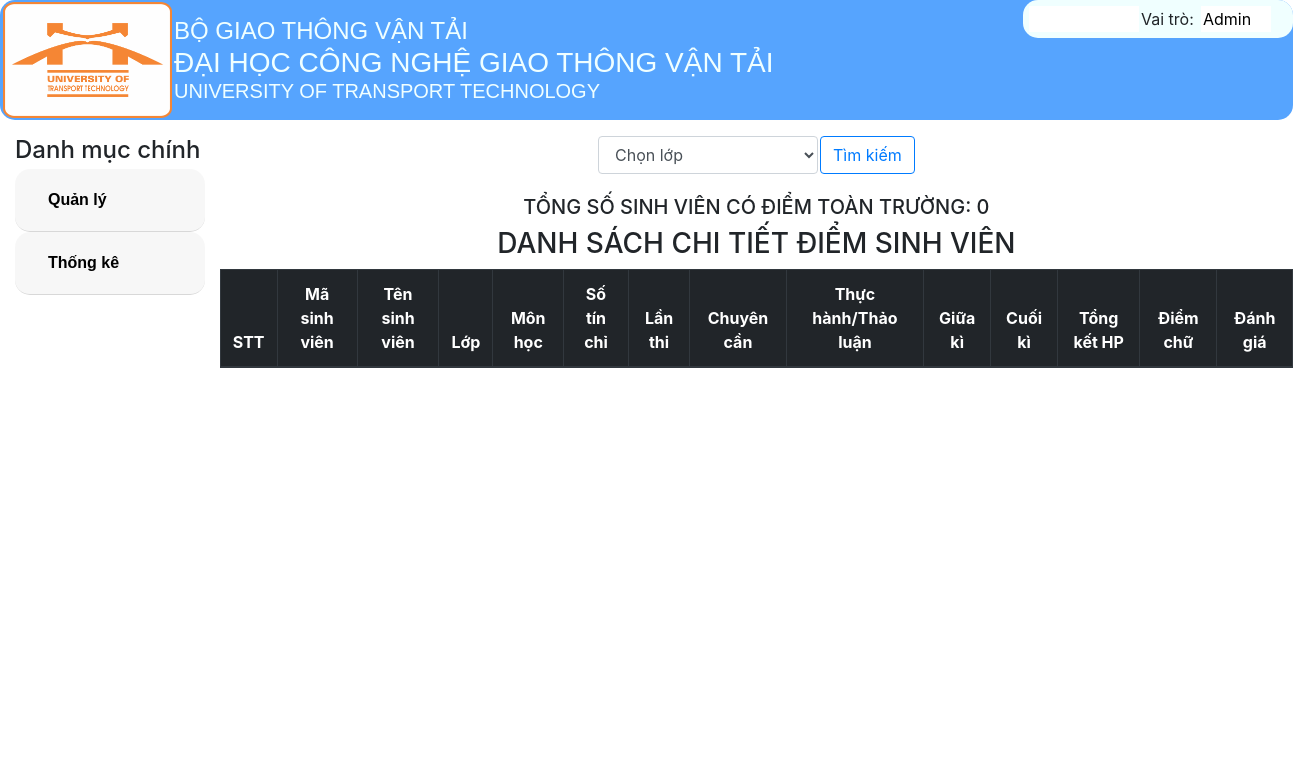
The page /ThongKeSinhVien/Get_data_diem on the database as committed earlier.
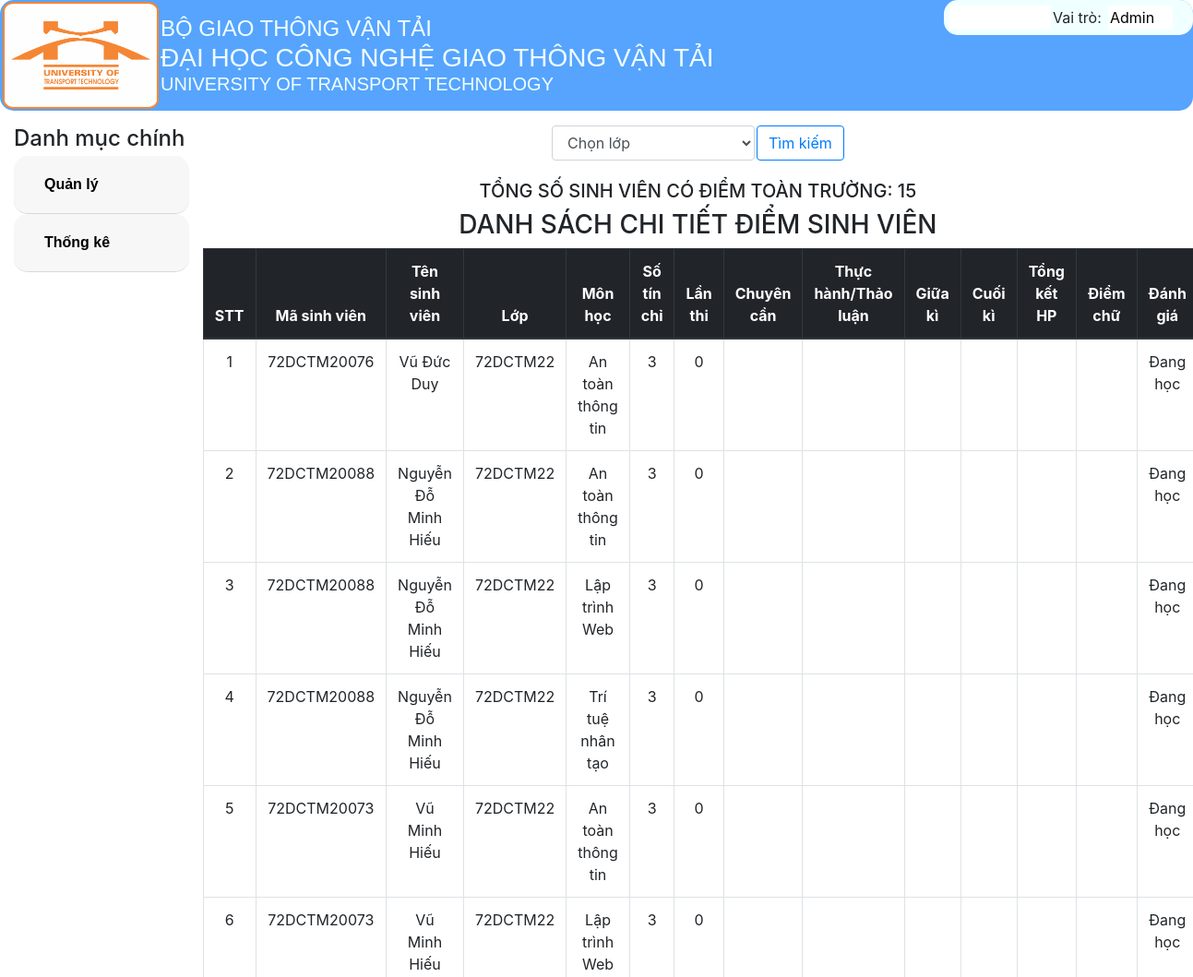
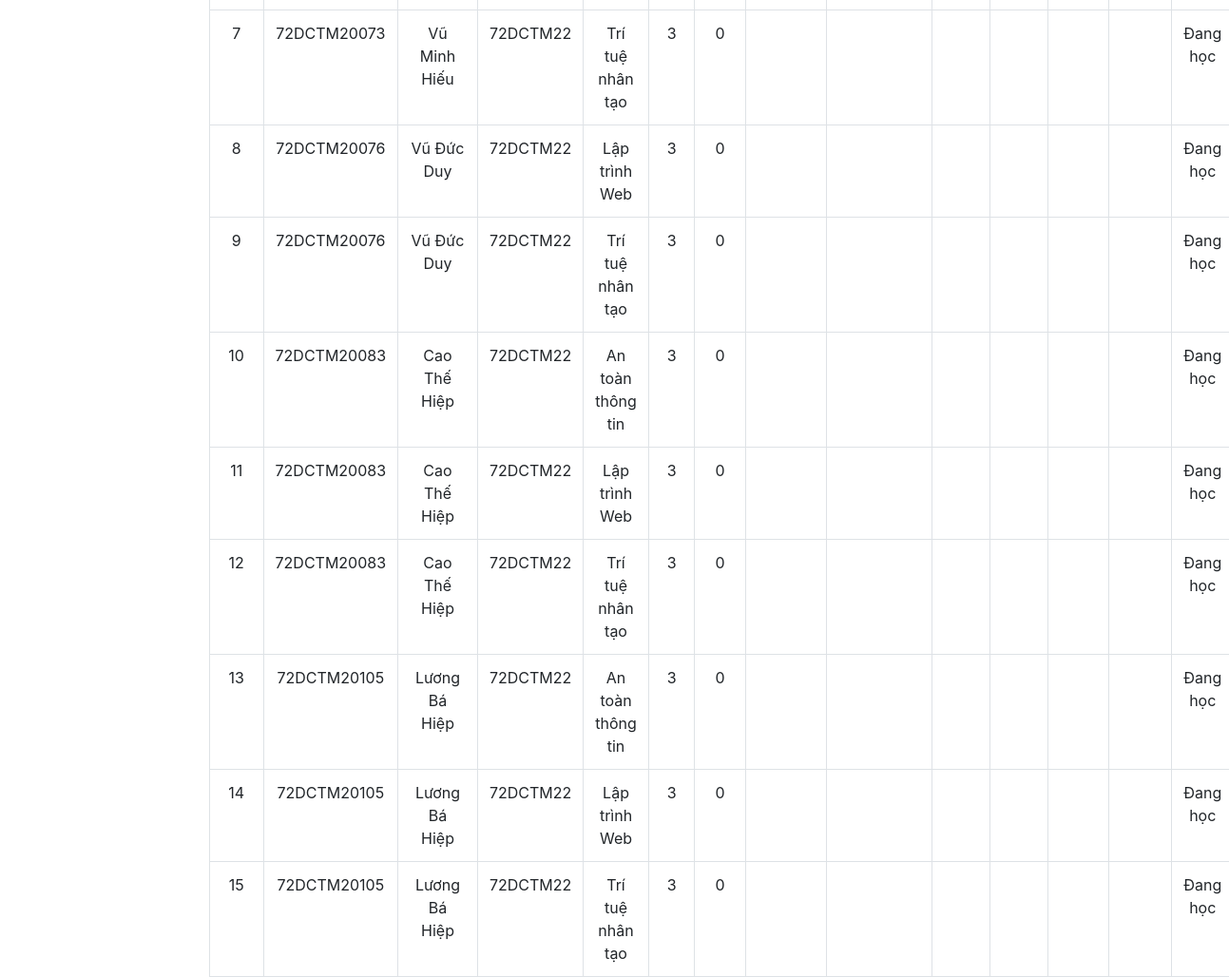
The same page on the database as committed later (2 pictures, top to bottom).
### tables this page shows
CREATE TABLE `diemmonhoc` (
  `dmh_id` varchar(30) NOT NULL,
  `diemchuyencan` float DEFAULT NULL,
  `diemthuchanh` float DEFAULT NULL,
  `diemgiuaki` float DEFAULT NULL,
  `diemcuoiki_l1` float DEFAULT NULL,
  `diemcuoiki_l2` float DEFAULT NULL,
  `diemtb_he10` varchar(10) DEFAULT NULL,
  `diemtb_he4` varchar(10) DEFAULT NULL,
  `diemtb_word` varchar(10) DEFAULT NULL,
  `lanthi` int(11) NOT NULL,
  `trangthai` varchar(30) NOT NULL,
  `masinhvien` varchar(30) NOT NULL,
  `mamon` varchar(30) NOT NULL
);

CREATE TABLE `sinhvien` (
  `masinhvien` varchar(30) NOT NULL,
  `tensinhvien` varchar(30) NOT NULL,
  `gioitinh` varchar(10) NOT NULL,
  `sodienthoai` varchar(20) NOT NULL,
  `email` varchar(50) NOT NULL,
  `malop` varchar(30) NOT NULL
);

CREATE TABLE `lop` (
  `malop` varchar(30) NOT NULL,
  `tenlop` varchar(30) NOT NULL,
  `siso` varchar(10) NOT NULL,
  `manganh` varchar(30) NOT NULL
);

CREATE TABLE `monhoc` (
  `mamon` varchar(30) NOT NULL,
  `tenmon` varchar(50) NOT NULL,
  `sotinchi` varchar(10) NOT NULL,
  `ki` varchar(10) NOT NULL,
  `giangvien` varchar(50) NOT NULL,
  `phuongthuctinhdiem` varchar(100) NOT NULL,
  `manganh` varchar(30) NOT NULL
);

### MVC/Core/controller.php (called while the page is built, shortened)
<?php
class Controller
{
    public function mode($mode){
        return new $mode;
    }
    function view($view, $data= []){
        include_once './MVC/Views/'.$view.'.php';
    }
}

### MVC/Controllers/ThongKeSinhVien.php (called while the page is built, shortened)
<?php
class ThongKeSinhVien extends Controller
{
    protected $thongke;
    function __construct()
    {
        $this->thongke = $this->mode('ThongKe');
    }
    function Get_data_diem()
    {
        $this->view('MasterLayoutAD', [
            'page' => 'Diem_v',
            'dulieu_diem' => $this->thongke->sinhvien_diem(),
            'dulieu_count' => $this->thongke->count_diem(),
            'dulieu_lop' => $this->thongke->tenlop_diem(),
        ]);
    }
}

### MVC/Core/app.php (called while the page is built, shortened)
<?php
class app
{
    protected $action = 'Get_data';
    function __construct()
    {
        $arr = $this->ProcessURL();
        if($arr!=null){
            if(file_exists("./MVC/Controllers/".$arr[0].".php")){
                $this->controller=$arr[0];
                unset($arr[0]);
            }
        }
        $this->controller=new $this->controller;
        if(isset($arr[1])){
            if(method_exists($this->controller,$arr[1])){
                $this->action=$arr[1];
            }
            unset($arr[1]);
        }
        $this->params=$arr?array_values($arr):[];
        call_user_func_array([$this->controller,$this->action],$this->params);
    }
    function ProcessURL(){
        if(isset($_GET['url'])){
            return explode("/",filter_var(trim($_GET['url']),FILTER_DEFAULT));
        }
    }
}
?>

### index.php (called while the page is built, shortened)
<?php
$myapp = new app();
?>

### MVC/Core/connectDB.php (called while the page is built, shortened)
<?php
class connectDB{
    protected $servername="localhost";
    protected $username="root";
    protected $password="";
    protected $dbname="btl_quanlydiem";
    function __construct(){
        $this->con=mysqli_connect($this->servername,$this->username,$this->password,$this->dbname);
    }
}
?>

### MVC/Models/ThongKe.php (called while the page is built, shortened)
<?php
class ThongKe extends connectDB
{
    function sinhvien_diem()
    {
        $sql_sinhvien_diem = "SELECT diemmonhoc.*, lop.tenlop, monhoc.tenmon, monhoc.sotinchi, sinhvien.tensinhvien FROM diemmonhoc, sinhvien, lop, monhoc WHERE diemmonhoc.masinhvien=sinhvien.masinhvien AND sinhvien.malop=lop.malop AND diemmonhoc.mamon=monhoc.mamon";
        return mysqli_query($this->con, $sql_sinhvien_diem);
    }
    function count_diem()
    {
        $sql_count_diem = "SELECT COUNT(diemmonhoc.dmh_id) AS count FROM diemmonhoc";
        return mysqli_query($this->con, $sql_count_diem);
    }
}

### MVC/Views/Pages/Diem_v.php (the view, shortened to what the changed rows need)
<!DOCTYPE html>
<html lang="en">
<head>
    <link rel="stylesheet" href="Public/Css/style.css">
    <link rel="stylesheet" href="Public/Css/css_bootstrap.min.css">
    <link rel="stylesheet" href="https://stackpath.bootstrapcdn.com/bootstrap/4.1.1/css/bootstrap.min.css">
</head>
<body>
    <table style="text-align: center; margin-top: 15px;" align="center">
        <tr>
        </tr>
    </table>
    <?php
    if (isset($data['dulieu_count'])) {
        $row_count = mysqli_fetch_assoc($data['dulieu_count']);
    ?>
        <h5 style="text-align: center;margin-top: 20px;">TỔNG SỐ SINH VIÊN CÓ ĐIỂM TOÀN TRƯỜNG: <?php echo $row_count['count']; ?></h5>
        <h3 style="text-align: center;">DANH SÁCH CHI TIẾT ĐIỂM SINH VIÊN</h3>
        <table class="table table-bordered table-hover" style="text-align: center;">
            <thead class="thead-dark">
                <tr>
                    <th>STT</th>
                    <th>Mã sinh viên</th>
                    <th>Tên sinh viên</th>
                    <th>Lớp</th>
                    <th>Môn học</th>
                    <th>Số tín chỉ</th>
                    <th>Lần thi</th>
                    <th>Chuyên cần</th>
                    <th>Thực hành/Thảo luận</th>
                    <th>Giữa kì</th>
                    <th>Cuối kì</th>
                    <th>Tổng kết HP</th>
                    <th>Điểm chữ</th>
                    <th>Đánh giá</th>
                </tr>
            </thead>
            <tbody>
                <?php
                if (isset($data['dulieu_diem']) && $data['dulieu_diem'] != null) {
                    $i = 1;
                    while ($row = mysqli_fetch_array($data['dulieu_diem'])) {
                ?>
                        <tr>
                            <td>
                                <?php echo $i++ ?>
                            </td>
                            <td>
                                <?php echo $row['masinhvien'] ?>
                            </td>
                            <td>
                                <?php echo $row['tensinhvien'] ?>
                            </td>
                            <td>
                                <?php echo $row['tenlop'] ?>
                            </td>
                            <td>
                                <?php echo $row['tenmon'] ?>
                            </td>
                            <td>
                                <?php echo $row['sotinchi'] ?>
                            </td>
                            <td>
                                <?php echo $row['lanthi'] ?>
                            </td>
                            <td>
                            </td>
                            <td>
                            </td>
                            <td>
                            </td>
                            <td>
                            </td>
                            <td>
                            </td>
                            <td>
                            </td>
                            <td>
                                <?php echo $row['trangthai'] ?>
                            </td>
                        </tr>
                <?php
                    }
                }
                ?>
            </tbody>
        </table>
    <?php
    }
    ?>
</body>
</html>

Rows that differ between the two databases and show on the page:
added diemmonhoc: masinhvien "72DCTM20076", sinhvien.tensinhvien "Vũ Đức Duy", lop.tenlop "72DCTM22", monhoc.tenmon "An toàn thông tin", monhoc.sotinchi "3", lanthi "0", trangthai "Đang học"
added diemmonhoc: masinhvien "72DCTM20088", sinhvien.tensinhvien "Nguyễn Đỗ Minh Hiếu", lop.tenlop "72DCTM22", monhoc.tenmon "An toàn thông tin", monhoc.sotinchi "3", lanthi "0", trangthai "Đang học"
added diemmonhoc: masinhvien "72DCTM20088", sinhvien.tensinhvien "Nguyễn Đỗ Minh Hiếu", lop.tenlop "72DCTM22", monhoc.tenmon "Lập trình Web", monhoc.sotinchi "3", lanthi "0", trangthai "Đang học"
added diemmonhoc: masinhvien "72DCTM20088", sinhvien.tensinhvien "Nguyễn Đỗ Minh Hiếu", lop.tenlop "72DCTM22", monhoc.tenmon "Trí tuệ nhân tạo", monhoc.sotinchi "3", lanthi "0", trangthai "Đang học"
added diemmonhoc: masinhvien "72DCTM20073", sinhvien.tensinhvien "Vũ Minh Hiếu", lop.tenlop "72DCTM22", monhoc.tenmon "An toàn thông tin", monhoc.sotinchi "3", lanthi "0", trangthai "Đang học"
added diemmonhoc: masinhvien "72DCTM20073", sinhvien.tensinhvien "Vũ Minh Hiếu", lop.tenlop "72DCTM22", monhoc.tenmon "Lập trình Web", monhoc.sotinchi "3", lanthi "0", trangthai "Đang học"
added diemmonhoc: masinhvien "72DCTM20073", sinhvien.tensinhvien "Vũ Minh Hiếu", lop.tenlop "72DCTM22", monhoc.tenmon "Trí tuệ nhân tạo", monhoc.sotinchi "3", lanthi "0", trangthai "Đang học"
added diemmonhoc: masinhvien "72DCTM20076", sinhvien.tensinhvien "Vũ Đức Duy", lop.tenlop "72DCTM22", monhoc.tenmon "Lập trình Web", monhoc.sotinchi "3", lanthi "0", trangthai "Đang học"
added diemmonhoc: masinhvien "72DCTM20076", sinhvien.tensinhvien "Vũ Đức Duy", lop.tenlop "72DCTM22", monhoc.tenmon "Trí tuệ nhân tạo", monhoc.sotinchi "3", lanthi "0", trangthai "Đang học"
added diemmonhoc: masinhvien "72DCTM20083", sinhvien.tensinhvien "Cao Thế Hiệp", lop.tenlop "72DCTM22", monhoc.tenmon "An toàn thông tin", monhoc.sotinchi "3", lanthi "0", trangthai "Đang học"
added diemmonhoc: masinhvien "72DCTM20083", sinhvien.tensinhvien "Cao Thế Hiệp", lop.tenlop "72DCTM22", monhoc.tenmon "Lập trình Web", monhoc.sotinchi "3", lanthi "0", trangthai "Đang học"
added diemmonhoc: masinhvien "72DCTM20083", sinhvien.tensinhvien "Cao Thế Hiệp", lop.tenlop "72DCTM22", monhoc.tenmon "Trí tuệ nhân tạo", monhoc.sotinchi "3", lanthi "0", trangthai "Đang học"
added diemmonhoc: masinhvien "72DCTM20105", sinhvien.tensinhvien "Lương Bá Hiệp", lop.tenlop "72DCTM22", monhoc.tenmon "An toàn thông tin", monhoc.sotinchi "3", lanthi "0", trangthai "Đang học"
added diemmonhoc: masinhvien "72DCTM20105", sinhvien.tensinhvien "Lương Bá Hiệp", lop.tenlop "72DCTM22", monhoc.tenmon "Lập trình Web", monhoc.sotinchi "3", lanthi "0", trangthai "Đang học"
added diemmonhoc: masinhvien "72DCTM20105", sinhvien.tensinhvien "Lương Bá Hiệp", lop.tenlop "72DCTM22", monhoc.tenmon "Trí tuệ nhân tạo", monhoc.sotinchi "3", lanthi "0", trangthai "Đang học"
Other text that changed with them:
$row_count['count']: "0" → "15"
